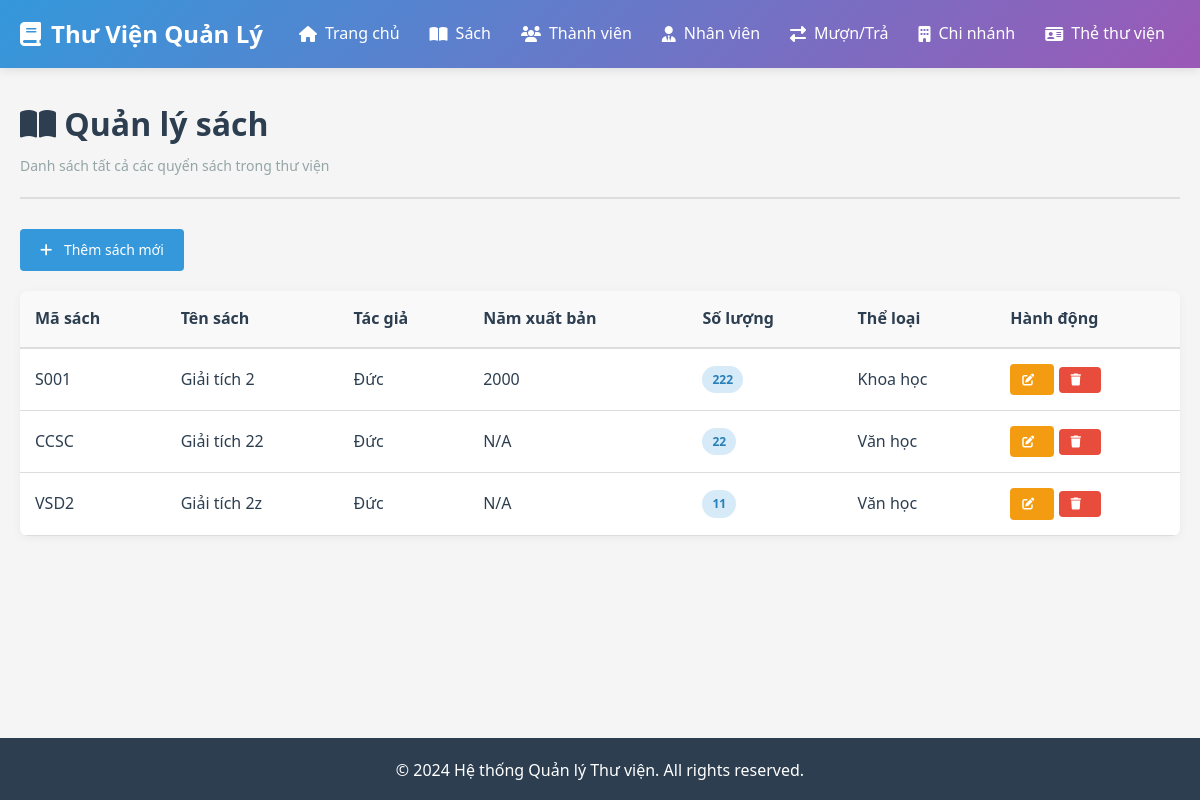
Page /sach on the committed database.
### app/models/__init__.py (models this page shows, shortened)
class Sach(db.Model):
    __tablename__ = 'sach'
    ma_sach = db.Column(db.String(10), primary_key=True)
    ten_sach = db.Column(db.String(200), nullable=False)
    tac_gia = db.Column(db.String(150))
    nam_xb = db.Column(db.Integer)
    nha_xb = db.Column(db.String(150))
    so_luong = db.Column(db.Integer, default=0)
    ma_tl = db.Column(db.String(10), db.ForeignKey('thai_loai.ma_tl'), nullable=False)
    ma_ncc = db.Column(db.String(10), db.ForeignKey('nha_cung_cap.ma_ncc'))
    ban_sao = db.relationship('BanSao', backref='sach', lazy=True, cascade='all, delete-orphan')

class ThaiLoai(db.Model):
    __tablename__ = 'thai_loai'
    ma_tl = db.Column(db.String(10), primary_key=True)
    ten_tl = db.Column(db.String(100), nullable=False)
    sach = db.relationship('Sach', backref='thai_loai', lazy=True, cascade='all, delete-orphan')

### app/routes/__init__.py (the view)
@bp.route('/sach')
def danh_sach_sach():
    page = request.args.get('page', 1, type=int)
    sach = db.paginate(db.select(Sach), page=page, per_page=10)
    return render_template('sach/danh_sach.html', sach=sach)

### app/templates/sach/danh_sach.html (shortened to what this page needs)
{% extends "base.html" %}
{% block content %}
<div class="page-header">
    <h1><i class="fas fa-book-open"></i> Quản lý sách</h1>
    <p>Danh sách tất cả các quyển sách trong thư viện</p>
</div>
<div class="toolbar">
    <a href="{{ url_for('main.them_sach') }}" class="btn btn-primary">
        <i class="fas fa-plus"></i> Thêm sách mới
    </a>
</div>
<div class="table-responsive">
    <table class="table">
        <thead>
            <tr>
                <th>Mã sách</th>
                <th>Tên sách</th>
                <th>Tác giả</th>
                <th>Năm xuất bản</th>
                <th>Số lượng</th>
                <th>Thể loại</th>
                <th>Hành động</th>
            </tr>
        </thead>
        <tbody>
            {% for s in sach.items %}
            <tr>
                <td>{{ s.ma_sach }}</td>
                <td>{{ s.ten_sach }}</td>
                <td>{{ s.tac_gia or 'N/A' }}</td>
                <td>{{ s.nam_xb or 'N/A' }}</td>
                <td><span class="badge badge-info">{{ s.so_luong }}</span></td>
                <td>{{ s.thai_loai.ten_tl if s.thai_loai else 'N/A' }}</td>
                <td>
                    <a href="{{ url_for('main.sua_sach', ma_sach=s.ma_sach) }}" class="btn btn-sm btn-warning">
                        <i class="fas fa-edit"></i>
                    </a>
                    <form method="POST" action="{{ url_for('main.xoa_sach', ma_sach=s.ma_sach) }}" style="display:inline;">
                        <button type="submit" class="btn btn-sm btn-danger" onclick="return confirm('Bạn chắc chắn muốn xóa?')">
                            <i class="fas fa-trash"></i>
                        </button>
                    </form>
                </td>
            </tr>
            {% else %}
            <tr>
                <td colspan="7" class="text-center">Không có sách nào</td>
            </tr>
            {% endfor %}
        </tbody>
    </table>
</div>
{% endblock %}

### app/static/css/style.css (style rules this page uses)
:root { --primary: #3498db; --success: #2ecc71; --danger: #e74c3c; --warning: #f39c12; --info: #9b59b6; --light: #ecf0f1; --dark: #2c3e50; --gray: #95a5a6; --border: #ddd; }
* { margin: 0; padding: 0; box-sizing: border-box; }
body { font-family: 'Segoe UI', Tahoma, Geneva, Verdana, sans-serif; background-color: #f5f5f5; color: var(--dark); line-height: 1.6; }
.page-header { margin-bottom: 30px; padding-bottom: 20px; border-bottom: 2px solid var(--border); }
.page-header h1 { font-size: 32px; margin-bottom: 5px; color: var(--dark); }
.page-header p { color: var(--gray); font-size: 14px; }
.btn { display: inline-block; padding: 10px 20px; border: none; border-radius: 4px; cursor: pointer; text-decoration: none; font-size: 14px; transition: all 0.3s; font-weight: 500; text-align: center; }
.btn i { margin-right: 8px; }
.btn-primary { background: var(--primary); color: white; }
.btn-danger { background: var(--danger); color: white; }
.btn-warning { background: var(--warning); color: white; }
.btn-sm { padding: 6px 12px; font-size: 12px; }
.table-responsive { overflow-x: auto; background: white; border-radius: 8px; box-shadow: 0 2px 10px rgba(0,0,0,0.05); margin-bottom: 20px; }
.table { width: 100%; border-collapse: collapse; margin: 0; }
.table thead { background: #f9f9f9; border-bottom: 2px solid var(--border); }
.table th { padding: 15px; text-align: left; font-weight: 600; color: var(--dark); }
.table td { padding: 15px; border-bottom: 1px solid var(--border); }
.badge { display: inline-block; padding: 4px 10px; border-radius: 20px; font-size: 12px; font-weight: 600; }
.badge-info { background: rgba(52, 152, 219, 0.2); color: #2980b9; }
.toolbar { margin-bottom: 20px; display: flex; gap: 10px; }

### rows in the picture
Sach: ma_sach "S001", ten_sach "Giải tích 2", tac_gia "Đức", nam_xb "2000", so_luong "222", thai_loai "Khoa học"
Sach: ma_sach "CCSC", ten_sach "Giải tích 22", tac_gia "Đức", nam_xb "N/A", so_luong "22", thai_loai "Văn học"
Sach: ma_sach "VSD2", ten_sach "Giải tích 2z", tac_gia "Đức", nam_xb "N/A", so_luong "11", thai_loai "Văn học"
